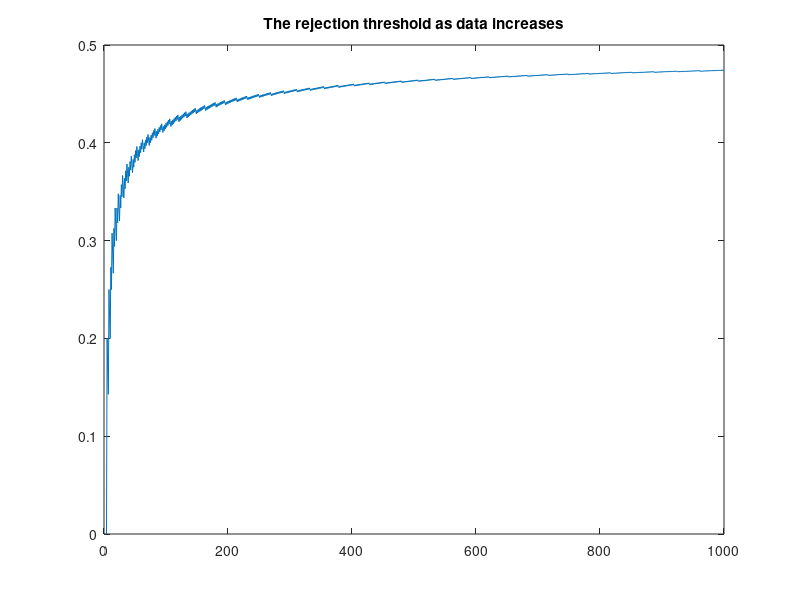

Source code (MATLAB): (Note: this script raises an error after producing the figure.)
%% -*- Mode: octave -*-

%% Let us consider this amount of data
max_data=1000;
%% Let us run our test a few times
n_trials = 1000;

%% Get samples from two Bernoulli distributions
X = rand(max_data,n_trials)<=0.5;
Y = rand(max_data,n_trials)<=0.45;

%% Set the rejection rate
delta = 0.05;

%% test if the outcome is random
for t=1:max_data
  threshold(t) = binoinv(delta, t, 0.5);
end

figure(1)
plot(threshold ./ [1:max_data])
title("The rejection threshold as data increases");
matlab2tikz("p-value-example-rejection-threshold.tikz", 'height', '\fheight', 'width', '\fwidth' );

for t=1:max_data
  reject_x (t) = mean(sum(X(1:t,:)) < threshold(t));
  reject_y (t) = mean(sum(Y(1:t,:)) < threshold(t));
end
figure(2)
plot(reject_x, ';null-distributed;', reject_y, ';other distribution;')
title("How often we reject the null hypothesis");
matlab2tikz("p-value-example-rejection.tikz",  'height', '\fheight', 'width', '\fwidth' );


%% However as you get more and more data, you should get more and more sure of the fact that the hypothesis is true.
function posterior = GetPosteriorHypothesis(X)
  n_trials = columns(X);
  max_data = rows(X);
  for k=1:n_trials
	alpha = 1;
	beta = 1;
	log_p_marginal = 0;
	log_p_null = 0;
	for t=1:max_data
	  x = X(t, k);
	  p_x = (x * alpha + (1 - x)*beta) / (alpha + beta);
	  alpha += x;
	  beta += (1 - x);
	  log_p_marginal += log(p_x);
	  log_p_null += log(1/2);
	  posterior(t,k) = exp(log_p_null - logAdd(log_p_marginal, log_p_null));
	endfor
  endfor
endfunction
posterior_x = GetPosteriorHypothesis(X);
posterior_y = GetPosteriorHypothesis(Y);
figure(3);
plot(mean(posterior_x, 2), ';null-distributed;', mean(posterior_y, 2), ';other-distributed;')
title("Posterior probability of null hypothesis");
matlab2tikz("p-value-example-posterior.tikz",  'height', '\fheight', 'width', '\fwidth' );


figure(4);
%% ADD A PLOT FOR REJECTION

bayes_reject_x = mean(posterior_x < 0.5, 2);
plot(reject_x, ';null test;', bayes_reject_x, ';Bayes test;')
title("Rejection of null hypothesis for Bernoulli(0.5)");
matlab2tikz("p-value-example-null-posterior.tikz", 'height', '\fheight', 'width', '\fwidth' );


figure(5);
bayes_reject_y = mean(posterior_y < 0.5, 2);
plot(reject_y, ';null test;', bayes_reject_y, ';Bayes test;')
title("Rejection of null hypothesis for Bernoulli(0.45)");
matlab2tikz("p-value-example-true-posterior.tikz", 'height', '\fheight', 'width', '\fwidth' );
